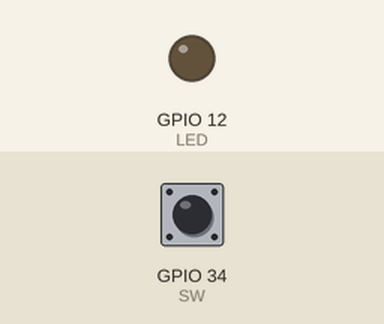
The sketch below on a simulated ESP32. Shown: output pins drawn as LEDs (lit = HIGH). The inputs (shaded band) are chosen by the test bench; at power-on: GPIO 34 (SW) LOW. What the sketch prints to the serial monitor is not drawn.

Above: at 1.2 s.
1.3 s: GPIO 34 (SW) pulled HIGH for 0.15 s
At 1.37 s:
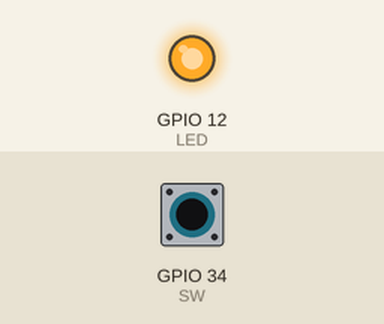
2.9 s: GPIO 34 (SW) pulled HIGH for 3.2 s
At 6.6 s:
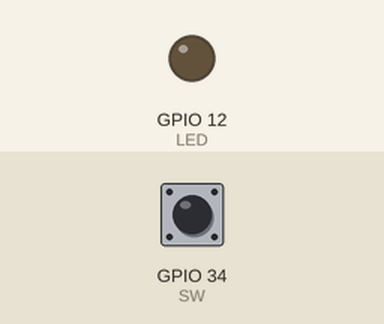
Timing chart, 0 to 8.1 s (numbered marks = the images above; inputs shaded):
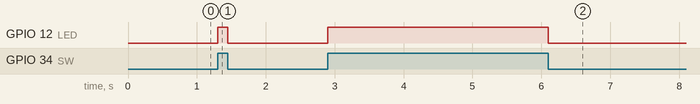

Measured:
- after the input at 1.3 s, GPIO 12 (LED): LOW → HIGH at once, → LOW 0.15 s later
- after the input at 2.9 s, GPIO 12 (LED): LOW → HIGH at once, → LOW 3.2 s later

The sketch:

Lab4_B2.ino
```cpp
//6188089 - Nattawipa Saetae
#define SW 34 //Input from a switch on GPIO34 //6188089 Nattawipa
#define LED 12 //Output to LED on GPIO12

int state;

void setup() {
  pinMode(SW, INPUT);
  pinMode(LED, OUTPUT);
  Serial.begin(9600);
}

void loop() {
  state = digitalRead(SW);
  if(state == HIGH){
    digitalWrite(LED, HIGH);
  }
  else{
    digitalWrite(LED, LOW);
  }
  Serial.println(state);
}
```
